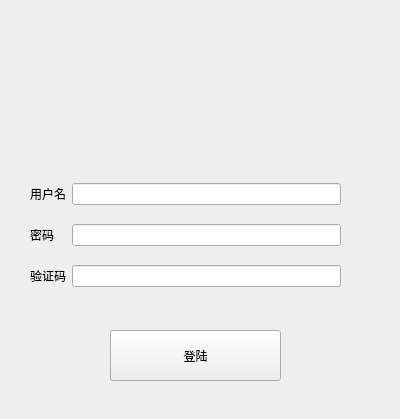
<?xml version="1.0" encoding="UTF-8"?>
<ui version="4.0">
 <class>LandWidget</class>
 <widget class="QWidget" name="LandWidget">
  <property name="geometry">
   <rect>
    <x>0</x>
    <y>0</y>
    <width>400</width>
    <height>419</height>
   </rect>
  </property>
  <property name="windowTitle">
   <string>Form</string>
  </property>
  <property name="windowIcon">
   <iconset resource="pic.qrc">
    <normaloff>:/pic/share.jpg</normaloff>:/pic/share.jpg</iconset>
  </property>
  <widget class="QWidget" name="widget" native="true">
   <property name="geometry">
    <rect>
     <x>30</x>
     <y>170</y>
     <width>311</width>
     <height>131</height>
    </rect>
   </property>
   <layout class="QGridLayout" name="gridLayout">
    <item row="1" column="0">
     <widget class="QLabel" name="label_2">
      <property name="text">
       <string>密码</string>
      </property>
     </widget>
    </item>
    <item row="1" column="1">
     <widget class="QLineEdit" name="Password">
      <property name="cursorMoveStyle">
       <enum>Qt::VisualMoveStyle</enum>
      </property>
     </widget>
    </item>
    <item row="0" column="0">
     <widget class="QLabel" name="label">
      <property name="text">
       <string>用户名</string>
      </property>
     </widget>
    </item>
    <item row="2" column="0">
     <widget class="QLabel" name="label_3">
      <property name="text">
       <string>验证码</string>
      </property>
     </widget>
    </item>
    <item row="2" column="1">
     <widget class="QLineEdit" name="VerificationCode"/>
    </item>
    <item row="0" column="1">
     <widget class="QLineEdit" name="UserName"/>
    </item>
   </layout>
  </widget>
  <widget class="QLabel" name="label_4">
   <property name="geometry">
    <rect>
     <x>50</x>
     <y>0</y>
     <width>281</width>
     <height>171</height>
    </rect>
   </property>
   <property name="text">
    <string/>
   </property>
   <property name="pixmap">
    <pixmap resource="pic.qrc">:/pic/share.jpg</pixmap>
   </property>
  </widget>
  <widget class="QPushButton" name="LandButton">
   <property name="geometry">
    <rect>
     <x>110</x>
     <y>330</y>
     <width>171</width>
     <height>51</height>
    </rect>
   </property>
   <property name="text">
    <string>登陆</string>
   </property>
  </widget>
 </widget>
 <resources>
  <include location="pic.qrc"/>
 </resources>
 <connections/>
</ui>
